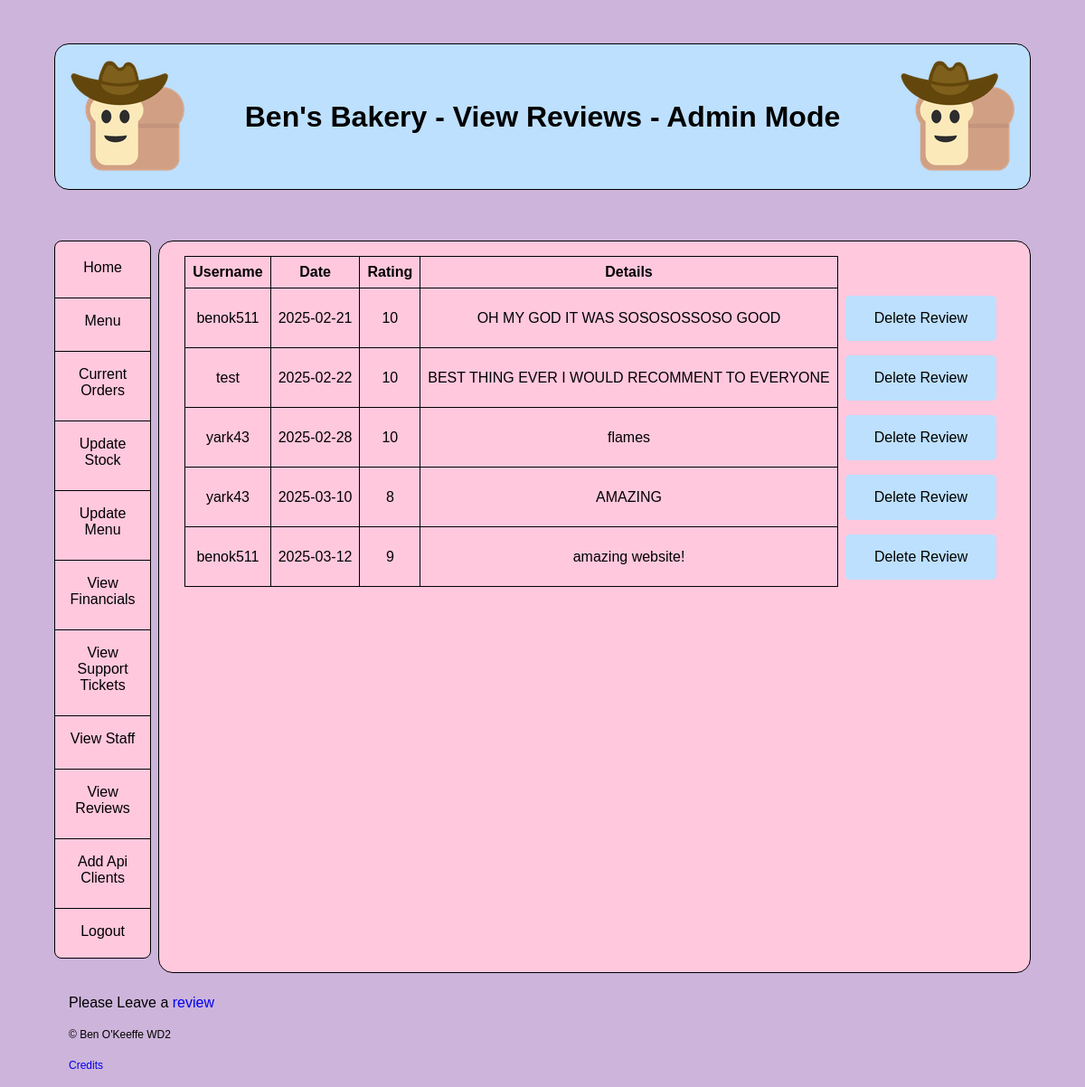
/view-reviews-admin (signed in), run on the app's committed database.
### tables this page shows
CREATE TABLE reviews (
    review_num INTEGER PRIMARY KEY AUTOINCREMENT,
    user_id TEXT NOT NULL,
    date_sent DATE NOT NULL,
    rating INTEGER NOT NULL,
    details TEXT NOT NULL
);

### app.py (the view)
@app.route('/view-reviews-admin')
@login_required
@admin_required
def view_reviews ():
    db = get_db()
    reviews = db.execute("""SELECT * FROM reviews""").fetchall()
    return render_template("view_reviews.html", title = 'View Reviews', reviews = reviews)

### app.py (called while the page is built)
@app.before_request
def load_logged_in_user():
    g.user = session.get('user_id',None)
    g.is_admin = session.get('is_admin',None)

def login_required(view):
    @wraps(view)
    def wrapped_view(*args, **kwargs):
        if g.user is None:
            return redirect(url_for('login', next = request.url))
        return view(*args, **kwargs)
    return wrapped_view

def admin_required(view): #just took your code for the login decorator and changed it to do the same for admin-only pages
    @wraps(view)
    def wrapped_view(*args, **kwargs):
        if g.is_admin is None:
            return redirect(url_for('restricted'))
        return view(*args, **kwargs)
    return wrapped_view

### database.py (called while the page is built)
def get_db():
    if 'db' not in g:
        g.db = sqlite3.connect(DATABASE,
                               detect_types=sqlite3.PARSE_DECLTYPES)
        g.db.row_factory = sqlite3.Row
    return g.db

### templates/view_reviews.html
{% extends "base.html" %}
{% block main_content %}
{% if reviews %}
<table class="middle">
    <tr>
        <th scope="col">Username</th>
        <th scope="col">Date</th>
        <th scope="col">Rating</th>
        <th scope="col">Details</th>
    </tr>
    {% for review in reviews %}
    <tr>
        <td>{{review['user_id']}}</td>
        <td>{{review['date_sent']}}</td>
        <td>{{review['rating']}}</td>
        <td>{{review['details']}}</td>
        <td class="remove"><a class="button" href="{{url_for('delete_review', review_num = review['review_num'])}}">Delete Review</a></td>
    </tr>
    {%endfor%}
</table>
{%else%}
<p>No Reviews have been made!</p>
{%endif%}
{%endblock%}

### static/styles.css (style rules this page uses)
:root { font-family: sans-serif, 'Times New Roman', Times, serif; font-size: 16px; --colour: black; --mainbgcolour: #ffc8dd; --bgcolour: #cdb4db; --accentcolour: #ffafcc; --accentcolour2: #bde0fe; }
*, *:before, *:after { box-sizing: border-box; }
body { color: var(--colour); background-color: var(--bgcolour); display: grid; grid-template-columns: 1fr 9fr; grid-template-areas: "top top" "ml mr" "bottom bottom"; gap: 0.5em; width: 90%; margin: 0 auto; }
.button { display: inline-block; padding: 1em 2em; background-color: var(--accentcolour2); color: var(--colour); text-decoration: none; border-radius: 5px; }
.remove { border: none; }
main>* { margin: 2em 1em; }
table { border-collapse: collapse; margin: 0 auto; text-align: center; }
table { margin-top: 1em; margin-bottom: 1em; }
th,td { border: 1px solid black; padding: 0.5em; }
a { text-decoration: none; }

### data on the page
reviews: user_id "benok511", date_sent "2025-02-21", rating "10", details "OH MY GOD IT WAS SOSOSOSSOSO GOOD"
reviews: user_id "test", date_sent "2025-02-22", rating "10", details "BEST THING EVER I WOULD RECOMMENT TO EVERYONE"
reviews: user_id "yark43", date_sent "2025-02-28", rating "10", details "flames"
reviews: user_id "yark43", date_sent "2025-03-10", rating "8", details "AMAZING"
reviews: user_id "benok511", date_sent "2025-03-12", rating "9", details "amazing website!"

### other printed values
{{ title }} "View Reviews"
